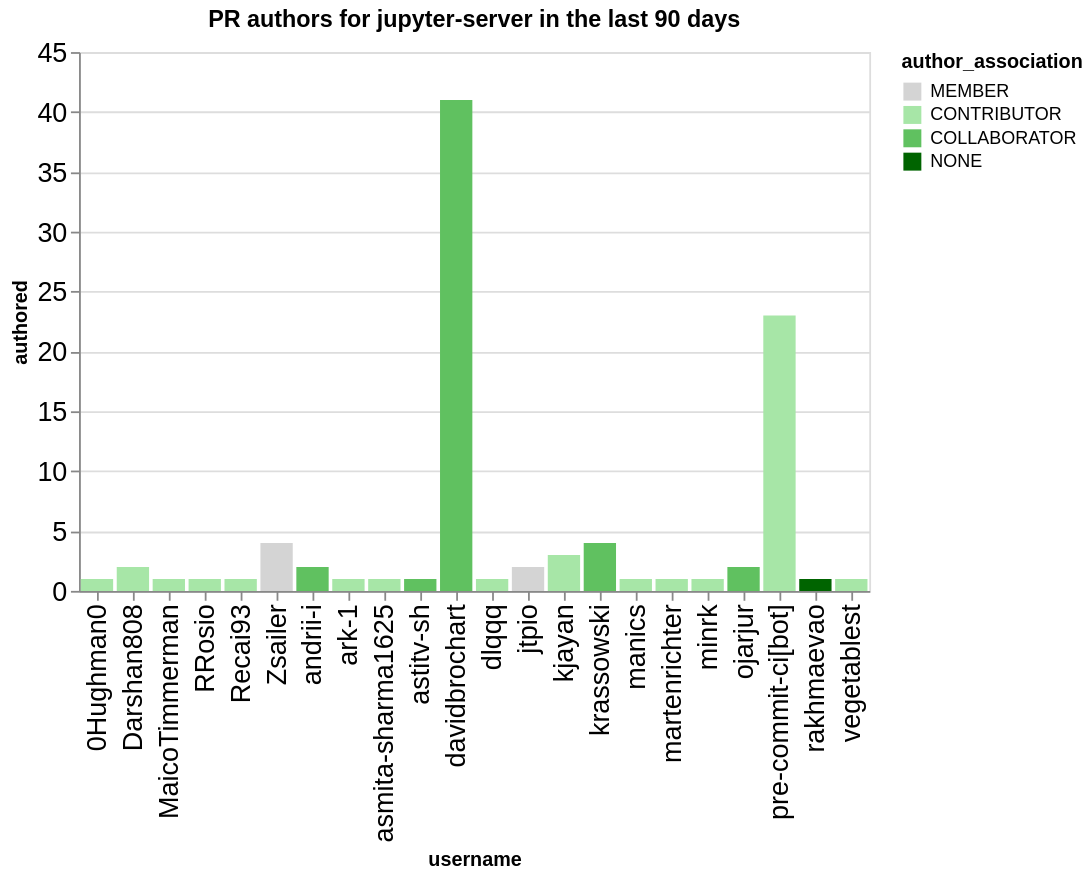

The cell this chart's notebook holds for it:
### Code cell
charts = []
title = f"PR authors for {github_org} in the last {n_days} days"
this_data = merged_by_repo.replace(np.nan, 0).groupby('username', as_index=False).agg({'authored': 'sum', 'author_association': 'first'})
this_data = this_data.sort_values('authored', ascending=False)
ch = alt.Chart(data=this_data, title=title).mark_bar().encode(
    x='username',
    y='authored',
    color=alt.Color('author_association', scale=alt.Scale(domain=author_types, range=author_colors))
)
ch

### Figure 1 — Vega-Lite specification as saved in the notebook (floating-point values rounded to 4 significant figures)
{"config": {"axisLeft": {"labelFontSize": 15}, "axisBottom": {"labelFontSize": 15}}, "data": {"name": "data-907cc94baa197c890b7fe98205a45a7f"}, "mark": {"type": "bar"}, "encoding": {"color": {"field": "author_association", "scale": {"domain": ["MEMBER", "CONTRIBUTOR", "COLLABORATOR", "NONE"], "range": ["rgb(211.82745098039214, 211.82745098039214, 211.82745098039214)", "rgb(166.98562091503268, 229.89803921568628, 166.98562091503268)", "rgb(96.37647058823529, 192.75294117647059, 96.37647058823529)", "rgb(0.0, 100.3921568627451, 0.0)"]}, "type": "nominal"}, "x": {"field": "username", "type": "nominal"}, "y": {"field": "authored", "type": "quantitative"}}, "title": "PR authors for jupyter-server in the last 90 days", "$schema": "https://vega.github.io/schema/vega-lite/v5.20.1.json", "datasets": {"data-907cc94baa197c890b7fe98205a45a7f": [{"username": "davidbrochart", "authored": 41, "author_association": "COLLABORATOR"}, {"username": "pre-commit-ci[bot]", "authored": 23, "author_association": "CONTRIBUTOR"}, {"username": "Zsailer", "authored": 4, "author_association": "MEMBER"}, {"username": "krassowski", "authored": 4, "author_association": "COLLABORATOR"}, {"username": "kjayan", "authored": 3, "author_association": "CONTRIBUTOR"}, {"username": "Darshan808", "authored": 2, "author_association": "CONTRIBUTOR"}, {"username": "andrii-i", "authored": 2, "author_association": "COLLABORATOR"}, {"username": "ojarjur", "authored": 2, "author_association": "COLLABORATOR"}, {"username": "jtpio", "authored": 2, "author_association": "MEMBER"}, {"username": "0Hughman0", "authored": 1, "author_association": "CONTRIBUTOR"}, {"username": "Recai93", "authored": 1, "author_association": "CONTRIBUTOR"}, {"username": "RRosio", "authored": 1, "author_association": "CONTRIBUTOR"}, {"username": "MaicoTimmerman", "authored": 1, "author_association": "CONTRIBUTOR"}, {"username": "astitv-sh", "authored": 1, "author_association": "COLLABORATOR"}, {"username": "dlqqq", "authored": 1, "author_association": "CONTRIBUTOR"}, {"username": "ark-1", "authored": 1, "author_association": "CONTRIBUTOR"}, {"username": "asmita-sharma1625", "authored": 1, "author_association": "CONTRIBUTOR"}, {"username": "manics", "authored": 1, "author_association": "CONTRIBUTOR"}, {"username": "minrk", "authored": 1, "author_association": "CONTRIBUTOR"}, {"username": "martenrichter", "authored": 1, "author_association": "CONTRIBUTOR"}, {"username": "rakhmaevao", "authored": 1, "author_association": "NONE"}, {"username": "vegetablest", "authored": 1, "author_association": "CONTRIBUTOR"}]}}
